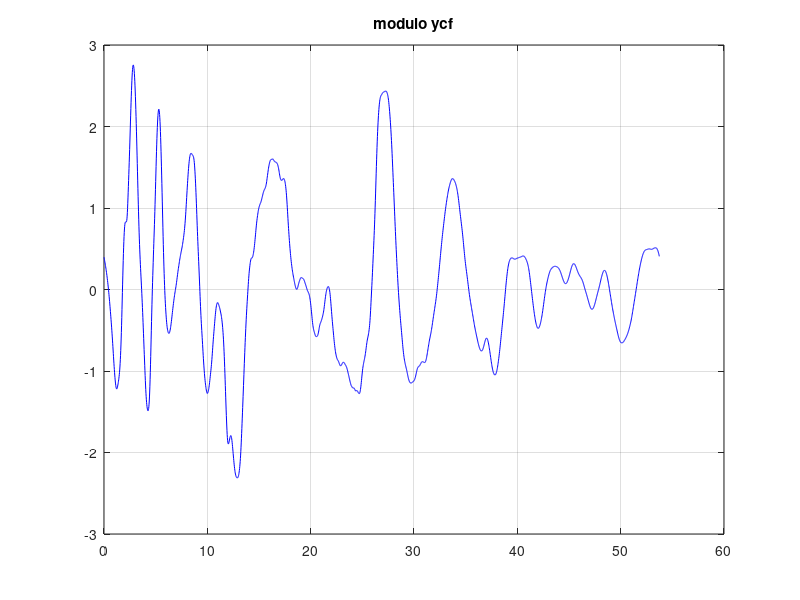

The MATLAB script that drew this image:


function globalej
    clc,clear
    graficas=1;

    ro = 1.17;
    dt = 0.02;
    N = 2688;
    tf = (N - 1) * dt;

    f = @(y,g) [ -ro*y(1) + g ; y(1) + -ro*y(2) ; y(2) + -ro*y(3) ];

    # 1) EULER EXPLÍCITO

    t=zeros(1,N);
    y=zeros(3,N);
    k1=zeros(3,1);
    h3=zeros(1,N);

    g=ones(1,N);

    t(1)=0;
    y(:,1) = 0;
    h3(1)=0;

    for j=1 : N-1
        k1 = dt * f( y(:,j) , g(j) );
        t(1,j+1) = t(j) + dt;
        y(:,j+1) = y(:,j) + k1(:,1);
        h3(1,j+1) = y(2,j) + -ro*y(3,j);

    endfor

    if (graficas == 0 )
        figure(1)
        plot(t,y(3,:),'b')
        grid on
        title("x3(t)")

        figure(2)
        plot(t,h3(1,:),'b')
        grid on
        title("h3(t)")
    endif

    # 2) F DISCRETA
    gr = load("registro_231123.txt", "-ascii");

    if (graficas == 0)
        figure(3)
        plot(t,gr,'b')
        grid on
        title("gr(t)")
    endif

    # 3) TDF h3(t)

    H3 = fft(h3,N);

    for k=1:N
        H3_mod(k) = abs(H3(k));
    endfor

    if (graficas == 0)
        figure(4)
        stem(H3_mod(1:70),'bo-')
        grid on
        title('modulo tdf h3')
    endif


    # 4) TDF gr(t)

    Gr = fft(gr,N);

    for k=1:N
        Gr_mod(k) = abs(Gr(k));
    endfor

    if (graficas == 0)
        figure(5)
        stem(Gr_mod(1:N/2),'bo-')
        grid on
        title('modulo tdf gr')
    endif

    # 5) Ycf(k)

    for k=1:N
        Ycf(k) = Gr(k) * H3(k);
        Ycf_mod(k) = abs(Ycf(k));
    endfor

    if (graficas == 0)
        figure(6)
        stem(Ycf_mod(1:N/20),'bo-')
        grid on
        title('modulo Ycf')
    endif

    # 6) ycf(t)
    ycf = dt*ifft(Ycf);

    if (graficas ==1)
        figure(7)
        plot(t,ycf,'b')
        grid on
        title('modulo ycf')
    endif









endfunction
